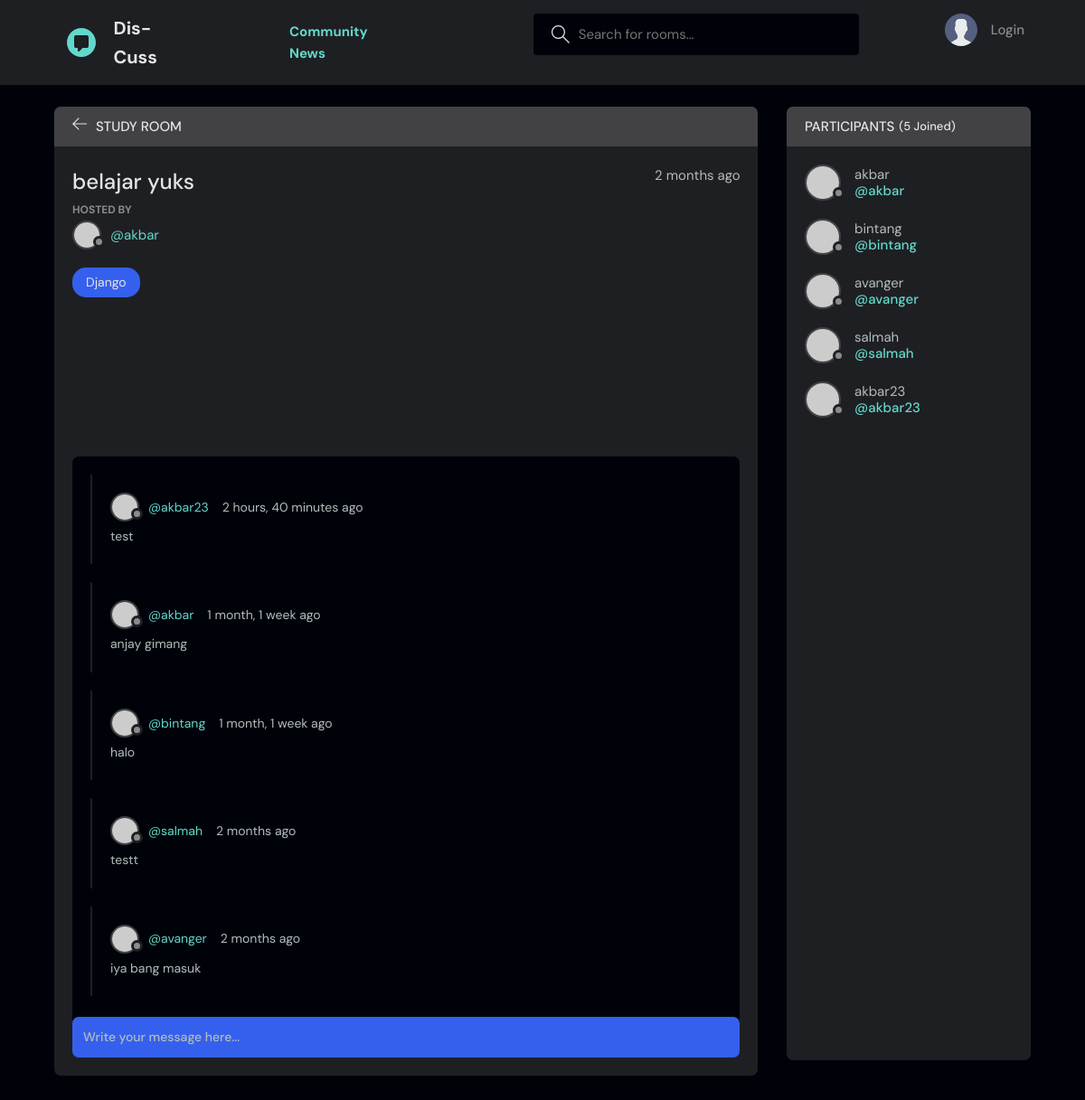
Page /room/3/ on the committed database.
### base/models.py (models this page shows, shortened)
class Room(models.Model):
    host = models.ForeignKey(User, on_delete=models.SET_NULL, null=True)
    topic = models.ForeignKey(Topic, on_delete=models.SET_NULL, null=True)
    name = models.CharField(max_length=200)
    description = models.TextField(null=True, blank=True)
    participants = models.ManyToManyField(User, related_name='participants', blank=True)
    updated = models.DateTimeField(auto_now=True)
    created = models.DateTimeField(auto_now_add=True)
    class Meta:
        ordering = ['-updated', '-created']

class Topic(models.Model):
    name = models.CharField(max_length=200)
    def __str__(self):
        return self.name

class Message(models.Model):
    user = models.ForeignKey(User, on_delete=models.CASCADE)
    room = models.ForeignKey(Room, on_delete=models.CASCADE)
    body = models.TextField()
    updated = models.DateTimeField(auto_now=True)
    created = models.DateTimeField(auto_now_add=True)
    class Meta:
        ordering = ['-updated', '-created']

### base/views.py (the view, shortened to what this page needs)
# urls.py: path('room/<str:pk>/', views.room, name="room"),
def room(request, pk):
    room = Room.objects.get(id=pk)
    room_messages = room.message_set.all()
    participants = room.participants.all()
    context = {'room': room, 'room_messages': room_messages, 'participants': participants}
    return render(request, 'base/pages/room/room.html', context)

### base/templates/base/pages/room/room.html (shortened to what this page needs)
{% extends 'main.html' %}
{% block content %}
    <main class="profile-page layout layout--2">
        <div class="container">
            <div class="room">
                <div class="room__top">
                    <div class="room__topLeft">
                        <a href="{% url 'home' %}">
                            <svg version="1.1" xmlns="http://www.w3.org/2000/svg" width="32" height="32"
                                 viewBox="0 0 32 32">
                                <title>arrow-left</title>
                                <path
                                        d="M13.723 2.286l-13.723 13.714 13.719 13.714 1.616-1.611-10.96-10.96h27.625v-2.286h-27.625l10.965-10.965-1.616-1.607z">
                                </path>
                            </svg>
                        </a>
                        <h3>Study Room</h3>
                    </div>
                </div>
                <div class="room__box scroll">
                    <div class="room__header scroll">
                        <div class="room__info">
                            <h3>{{ room.name }}</h3>
                            <span>{{ room.created|timesince }} ago</span>
                        </div>
                        <div class="room__hosted">
                            <p>Hosted By</p>
                            <a href="{% url 'user-profile' room.host.id %}" class="room__author">
                                <div class="avatar avatar--small">
                                    <img src="https://randomuser.me/api/portraits/men/37.jpg"/>
                                </div>
                                <span>@{{ room.host.username }}</span>
                            </a>
                        </div>
                        <span class="room__topics">{{ room.topic }}</span>
                    </div>
                    <div class="room__conversation">
                        <div class="threads scroll">
                            {% for message in room_messages %}
                                <div class="thread">
                                    <div class="thread__top">
                                        <div class="thread__author">
                                            <a href="{% url 'user-profile' message.user.id %}" class="thread__authorInfo">
                                                <div class="avatar avatar--small">
                                                    <img src="https://randomuser.me/api/portraits/men/37.jpg"/>
                                                </div>
                                                <span id="user-color">@{{ message.user.username }}</span>
                                            </a>
                                            <span class="thread__date">{{ message.created|timesince }} ago</span>
                                        </div>
                                    </div>
                                    <div class="thread__details">
                                        {{ message.body }}
                                    </div>
                                </div>
                            {% endfor %}
                        </div>
                    </div>
                </div>
                <div class="room__message">
                    <form action="" method="POST">
                        <input name="body" placeholder="Write your message here..."/></form>
                </div>
            </div>
            <div class="participants">
                <h3 class="participants__top">Participants <span>({{ participants.count }} Joined)</span></h3>
                <div class="participants__list scroll">
                    {% for user in participants %}
                        <a href="{% url 'user-profile' user.id %}" class="participant">
                            <div class="avatar avatar--medium">
                                <img src="https://randomuser.me/api/portraits/men/37.jpg"/>
                            </div>
                            <p>
                                {{ user.username }}
                                <span id="user-color">@{{ user.username }}</span>
                            </p>
                        </a>
                    {% endfor %}
                </div>
            </div>
        </div>
    </main>
{% endblock content %}

### rows in the picture
Room: name "belajar yuks", created "2 months", host.username "akbar", topic "Django"
Message: user.username "akbar23", created "2 hours, 40 minutes", body "test"
Message: user.username "akbar", created "1 month, 1 week", body "anjay gimang"
Message: user.username "bintang", created "1 month, 1 week", body "halo"
Message: user.username "salmah", created "2 months", body "testt"
Message: user.username "avanger", created "2 months", body "iya bang masuk"

### other values in the picture
{{ participants.count }} "5"
{{ user.username }} "akbar"
{{ user.username }} "bintang"
{{ user.username }} "avanger"
{{ user.username }} "salmah"
{{ user.username }} "akbar23"
